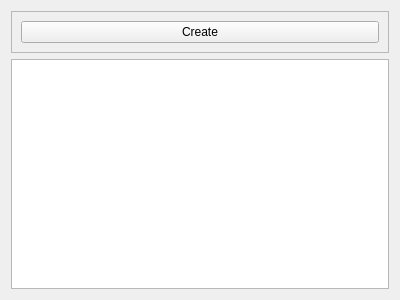
<?xml version="1.0" encoding="UTF-8"?>
<ui version="4.0">
 <class>AlbumListWidget</class>
 <widget class="QWidget" name="AlbumListWidget">
  <property name="geometry">
   <rect>
    <x>0</x>
    <y>0</y>
    <width>400</width>
    <height>300</height>
   </rect>
  </property>
  <property name="windowTitle">
   <string>Form</string>
  </property>
  <layout class="QVBoxLayout" name="verticalLayout">
   <item>
    <widget class="QFrame" name="frame">
     <property name="frameShape">
      <enum>QFrame::StyledPanel</enum>
     </property>
     <property name="frameShadow">
      <enum>QFrame::Raised</enum>
     </property>
     <layout class="QVBoxLayout" name="verticalLayout_2">
      <item>
       <widget class="QPushButton" name="pushButton">
        <property name="text">
         <string>Create</string>
        </property>
        <property name="icon">
         <iconset resource="resource.qrc">
          <normaloff>:/icons/album-add.png</normaloff>:/icons/album-add.png</iconset>
        </property>
       </widget>
      </item>
     </layout>
    </widget>
   </item>
   <item>
    <widget class="QListView" name="listView"/>
   </item>
  </layout>
 </widget>
 <resources>
  <include location="resource.qrc"/>
 </resources>
 <connections/>
</ui>
